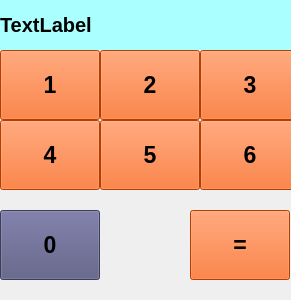
<?xml version="1.0" encoding="UTF-8"?>
<ui version="4.0">
 <class>MainWindow</class>
 <widget class="QMainWindow" name="MainWindow">
  <property name="geometry">
   <rect>
    <x>0</x>
    <y>0</y>
    <width>291</width>
    <height>300</height>
   </rect>
  </property>
  <property name="windowTitle">
   <string>Калькулятор</string>
  </property>
  <widget class="QWidget" name="centralwidget">
   <widget class="QPushButton" name="lol">
    <property name="geometry">
     <rect>
      <x>0</x>
      <y>210</y>
      <width>100</width>
      <height>70</height>
     </rect>
    </property>
    <property name="font">
     <font>
      <pointsize>17</pointsize>
      <weight>75</weight>
      <bold>true</bold>
     </font>
    </property>
    <property name="styleSheet">
     <string notr="true">background-color: rgb(85, 85, 127);</string>
    </property>
    <property name="text">
     <string>0</string>
    </property>
   </widget>
   <widget class="QLabel" name="label_result">
    <property name="geometry">
     <rect>
      <x>0</x>
      <y>0</y>
      <width>300</width>
      <height>50</height>
     </rect>
    </property>
    <property name="font">
     <font>
      <family>Segoe UI</family>
      <pointsize>15</pointsize>
      <weight>75</weight>
      <bold>true</bold>
     </font>
    </property>
    <property name="styleSheet">
     <string notr="true">background-color: rgb(170, 255, 255);</string>
    </property>
    <property name="text">
     <string>TextLabel</string>
    </property>
    <property name="margin">
     <number>10</number>
    </property>
   </widget>
   <widget class="QPushButton" name="result">
    <property name="geometry">
     <rect>
      <x>190</x>
      <y>210</y>
      <width>100</width>
      <height>70</height>
     </rect>
    </property>
    <property name="font">
     <font>
      <pointsize>17</pointsize>
      <weight>75</weight>
      <bold>true</bold>
     </font>
    </property>
    <property name="styleSheet">
     <string notr="true">
background-color: rgb(255, 85, 0);</string>
    </property>
    <property name="text">
     <string>=</string>
    </property>
   </widget>
   <widget class="QPushButton" name="four">
    <property name="geometry">
     <rect>
      <x>0</x>
      <y>120</y>
      <width>100</width>
      <height>70</height>
     </rect>
    </property>
    <property name="font">
     <font>
      <pointsize>17</pointsize>
      <weight>75</weight>
      <bold>true</bold>
     </font>
    </property>
    <property name="styleSheet">
     <string notr="true">
background-color: rgb(255, 85, 0);</string>
    </property>
    <property name="text">
     <string>4</string>
    </property>
   </widget>
   <widget class="QPushButton" name="two">
    <property name="geometry">
     <rect>
      <x>100</x>
      <y>50</y>
      <width>100</width>
      <height>70</height>
     </rect>
    </property>
    <property name="font">
     <font>
      <pointsize>17</pointsize>
      <weight>75</weight>
      <bold>true</bold>
     </font>
    </property>
    <property name="styleSheet">
     <string notr="true">
background-color: rgb(255, 85, 0);</string>
    </property>
    <property name="text">
     <string>2</string>
    </property>
   </widget>
   <widget class="QPushButton" name="three">
    <property name="geometry">
     <rect>
      <x>200</x>
      <y>50</y>
      <width>100</width>
      <height>70</height>
     </rect>
    </property>
    <property name="font">
     <font>
      <pointsize>17</pointsize>
      <weight>75</weight>
      <bold>true</bold>
     </font>
    </property>
    <property name="styleSheet">
     <string notr="true">
background-color: rgb(255, 85, 0);</string>
    </property>
    <property name="text">
     <string>3</string>
    </property>
   </widget>
   <widget class="QPushButton" name="one">
    <property name="geometry">
     <rect>
      <x>0</x>
      <y>50</y>
      <width>100</width>
      <height>70</height>
     </rect>
    </property>
    <property name="font">
     <font>
      <pointsize>17</pointsize>
      <weight>75</weight>
      <bold>true</bold>
     </font>
    </property>
    <property name="styleSheet">
     <string notr="true">
background-color: rgb(255, 85, 0);</string>
    </property>
    <property name="text">
     <string>1</string>
    </property>
   </widget>
   <widget class="QPushButton" name="five">
    <property name="geometry">
     <rect>
      <x>100</x>
      <y>120</y>
      <width>100</width>
      <height>70</height>
     </rect>
    </property>
    <property name="font">
     <font>
      <pointsize>17</pointsize>
      <weight>75</weight>
      <bold>true</bold>
     </font>
    </property>
    <property name="styleSheet">
     <string notr="true">
background-color: rgb(255, 85, 0);</string>
    </property>
    <property name="text">
     <string>5</string>
    </property>
   </widget>
   <widget class="QPushButton" name="six">
    <property name="geometry">
     <rect>
      <x>200</x>
      <y>120</y>
      <width>100</width>
      <height>70</height>
     </rect>
    </property>
    <property name="font">
     <font>
      <pointsize>17</pointsize>
      <weight>75</weight>
      <bold>true</bold>
     </font>
    </property>
    <property name="styleSheet">
     <string notr="true">
background-color: rgb(255, 85, 0);</string>
    </property>
    <property name="text">
     <string>6</string>
    </property>
   </widget>
  </widget>
  <widget class="QMenuBar" name="menubar">
   <property name="geometry">
    <rect>
     <x>0</x>
     <y>0</y>
     <width>291</width>
     <height>18</height>
    </rect>
   </property>
  </widget>
 </widget>
 <resources/>
 <connections/>
</ui>
